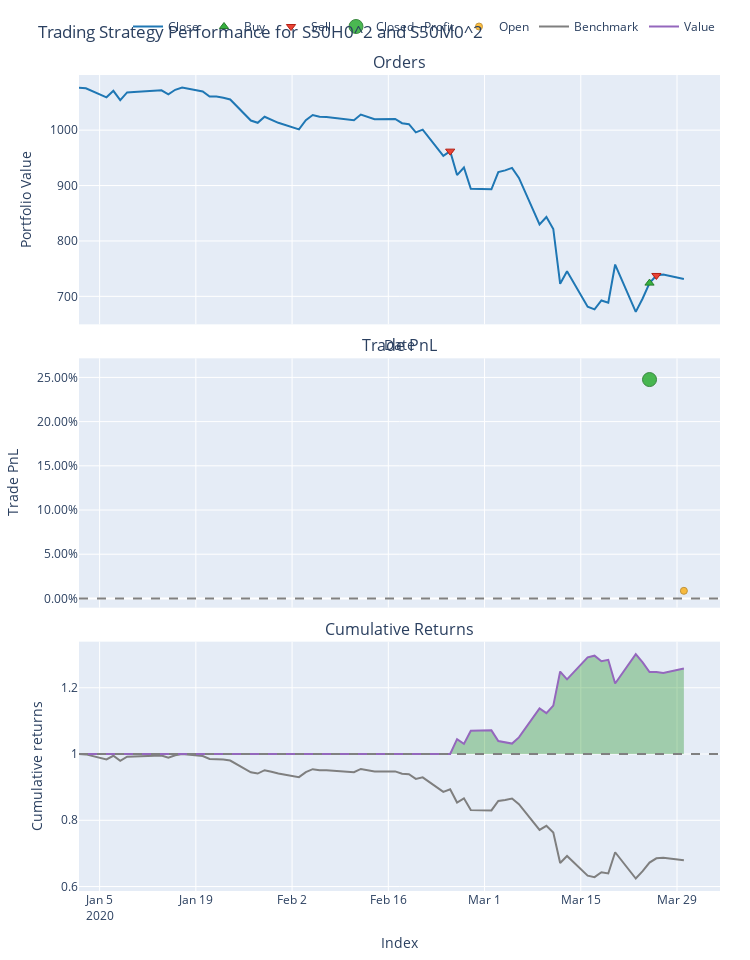
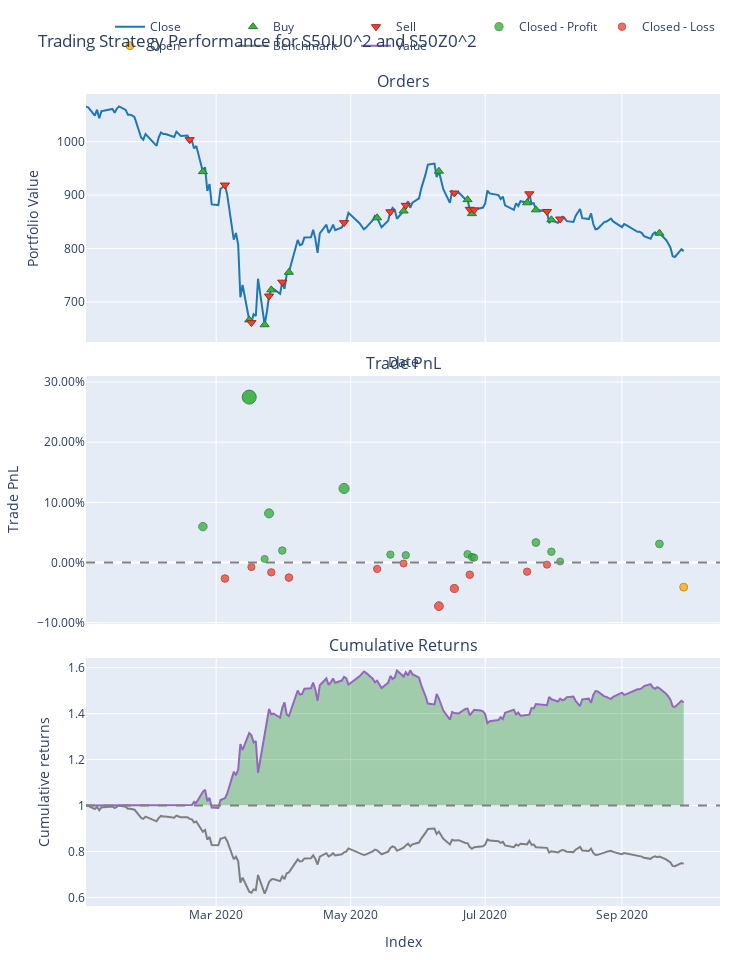
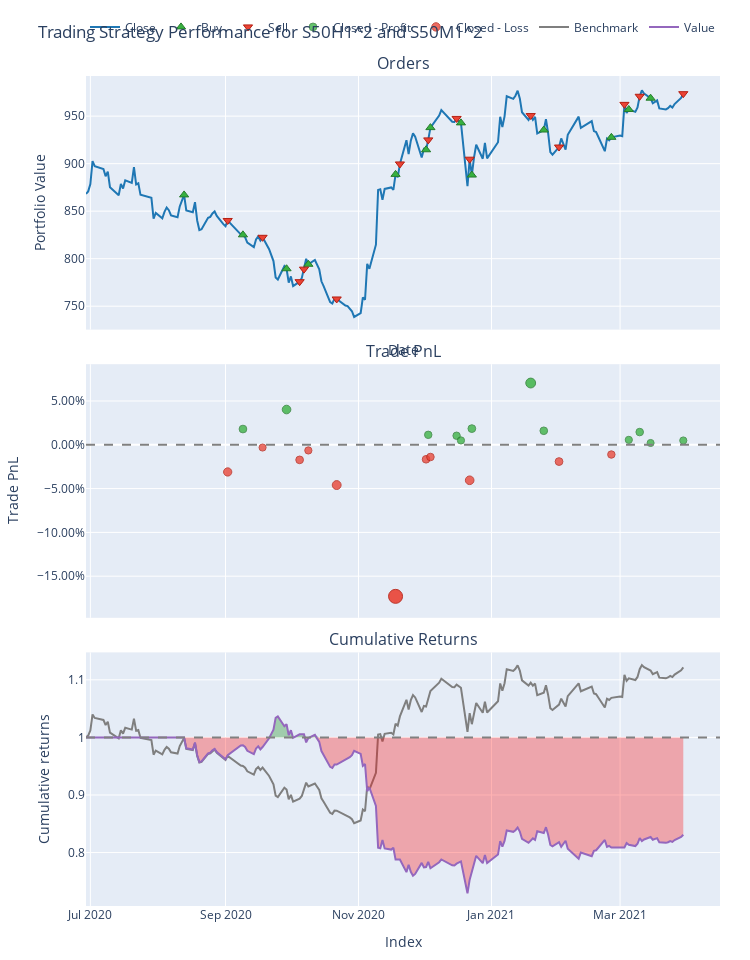
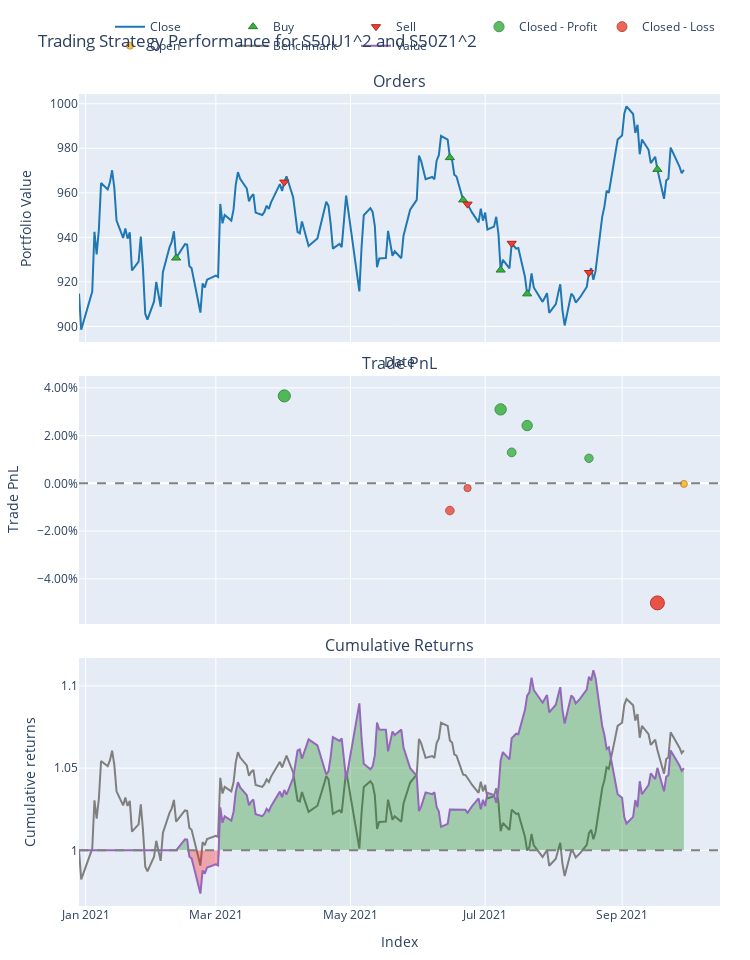

Write notebook code for charts like these, in order.
### Code cell
import yfinance as yf
import pandas as pd
import numpy as np
import vectorbt as vbt
import empyrical as ep
import warnings
from datetime import datetime, timedelta
import plotly.graph_objects as go
from plotly.subplots import make_subplots

warnings.simplefilter(action='ignore', category=FutureWarning)
warnings.simplefilter(action='ignore', category=RuntimeWarning)
warnings.simplefilter(action='ignore', category=pd.errors.SettingWithCopyWarning)

# Load data
TFEX_S50 = pd.read_excel("S50_TFEX.xlsx")
TFEX_S50['Timestamp'] = pd.to_datetime(TFEX_S50['Timestamp'])
TFEX_S50.set_index('Timestamp', inplace=True)

# Define the window size
window = 30  # Adjust the window size

# Get the column pairs
cols = TFEX_S50.columns
num_cols = len(cols)
pairs = [(cols[i], cols[i+1]) for i in range(0, num_cols - 1, 2)]

for first_col, second_col in pairs:
    print(f"Processing pair: {first_col} and {second_col}")
    
    # Prepare data for the current pair
    P24_H2 = TFEX_S50[[first_col, second_col]].dropna()
    P24_H2[first_col] = pd.to_numeric(P24_H2[first_col], errors='coerce')
    P24_H2[second_col] = pd.to_numeric(P24_H2[second_col], errors='coerce')
    P24_H2['Gap'] = P24_H2[first_col] - P24_H2[second_col]
    P24_H2['Rolling Mean'] = P24_H2['Gap'].rolling(window=window).mean()
    P24_H2['Rolling Std'] = P24_H2['Gap'].rolling(window=window).std()
    P24_H2['Z-score'] = (P24_H2['Gap'] - P24_H2['Rolling Mean']) / P24_H2['Rolling Std']
    P24_H2['EMA'] = P24_H2['Gap'].ewm(span=window, adjust=False).mean()
    
    # fig = make_subplots(
    #     rows=6, cols=1,
    #     shared_xaxes=True,
    #     subplot_titles=(
    #         f'Price of {first_col}', 
    #         f'Price of {second_col}', 
    #         'Gap', 
    #         'Rolling Mean', 
    #         'EMA', 
    #         'Rolling Std and Z-Score'
    #     ),
    #     vertical_spacing=0.1
    # )

    # fig.add_trace(go.Scatter(x=P24_H2.index, y=P24_H2[first_col], mode='lines', name=first_col, line=dict(color='blue')), row=1, col=1)
    # fig.add_trace(go.Scatter(x=P24_H2.index, y=P24_H2[second_col], mode='lines', name=second_col, line=dict(color='orange')), row=2, col=1)
    # fig.add_trace(go.Scatter(x=P24_H2.index, y=P24_H2['Gap'], mode='lines', name='Gap', line=dict(color='purple')), row=3, col=1)
    # fig.add_trace(go.Scatter(x=P24_H2.index, y=P24_H2['Rolling Mean'], mode='lines', name='Rolling Mean', line=dict(color='green')), row=4, col=1)
    # fig.add_trace(go.Scatter(x=P24_H2.index, y=P24_H2['EMA'], mode='lines', name='EMA', line=dict(color='orange', dash='dot')), row=5, col=1)
    # fig.add_trace(go.Scatter(x=P24_H2.index, y=P24_H2['Rolling Std'], mode='lines', name='Rolling Std', line=dict(color='red')), row=6, col=1)
    # fig.add_trace(go.Scatter(x=P24_H2.index, y=P24_H2['Z-score'], mode='lines', name='Z-Score', line=dict(color='cyan')), row=6, col=1)

    # fig.update_layout(
    #     title=f'Prices, Gap, Rolling Statistics, EMA, and Z-Score between {first_col} and {second_col}',
    #     xaxis_title='Date',
    #     yaxis_title='Value',
    #     height=1800,
    #     margin=dict(t=100, b=100, l=80, r=80),
    #     template='plotly_dark'
    # )
    # fig.show()
    
    # Backtest with vectorbt
    entry_long = P24_H2['Z-score'] < -0.5 
    entry_short = P24_H2['Z-score'] > 0.5
    exit_long_short = abs(P24_H2['Z-score']) < 0.01

    portfolio = vbt.Portfolio.from_signals(
        close=P24_H2[first_col],
        entries=entry_long,
        short_entries=entry_short,
        exits=exit_long_short,
        short_exits=exit_long_short
    )

    # Output the performance
    print(f"Performance stats for {first_col} and {second_col}:")
    print(portfolio.stats())
    
    fig = portfolio.plot()
    fig.update_layout(title=f'Trading Strategy Performance for {first_col} and {second_col}', xaxis_title='Date', yaxis_title='Portfolio Value')
    fig.show()
